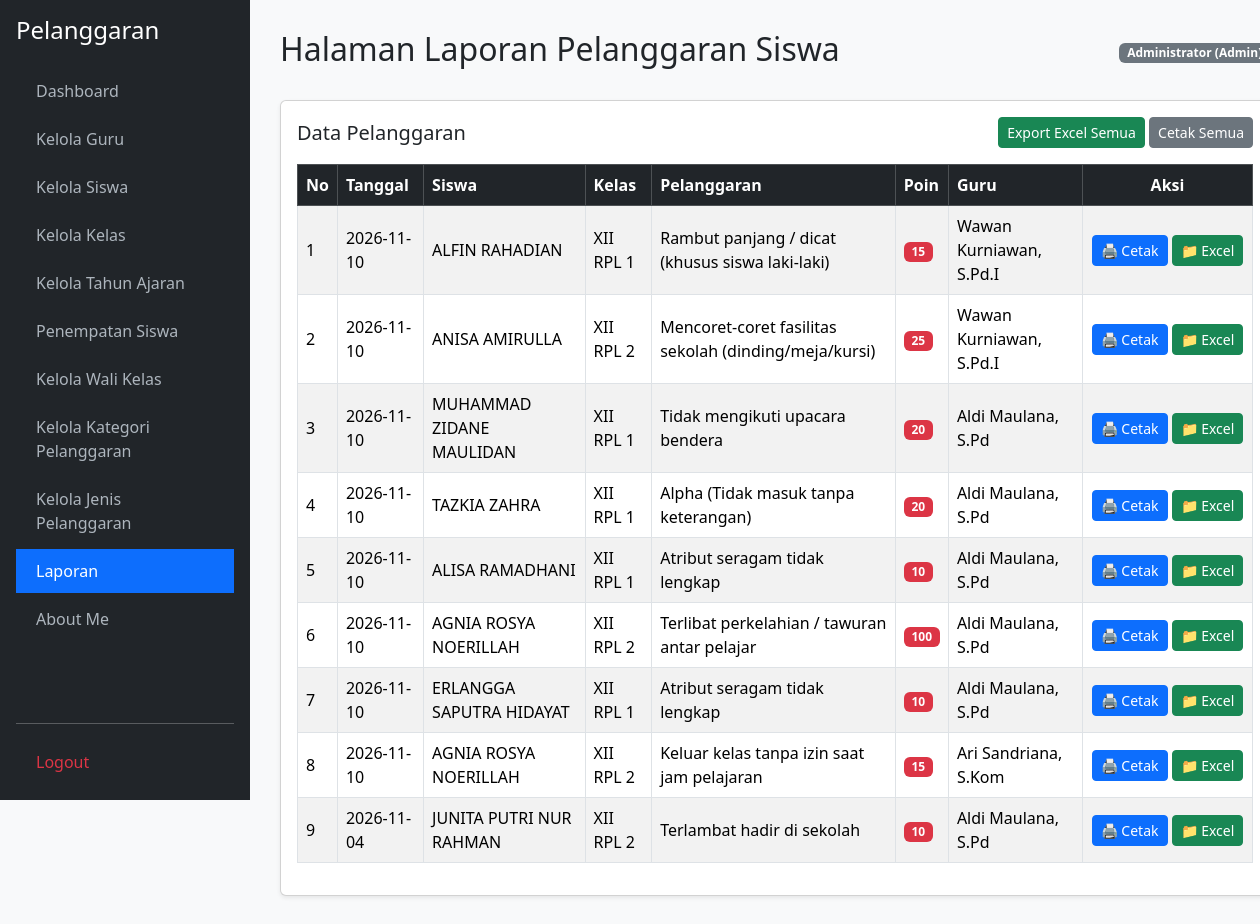
The app's page /laporan.php (signed in) with its own data.
### tables this page shows
CREATE TABLE `t_pelanggaran_siswa` (
  `id` int(11) NOT NULL,
  `tahun_ajaran_id` int(11) NOT NULL,
  `siswa_id` int(11) NOT NULL,
  `nama_siswa` varchar(150) DEFAULT NULL,
  `kelas_id` int(11) NOT NULL,
  `nama_kelas` varchar(100) DEFAULT NULL,
  `pelanggaran_id` int(11) NOT NULL,
  `nama_pelanggaran` varchar(150) DEFAULT NULL,
  `pelanggaran_kategori_id` int(11) NOT NULL,
  `guru_id` int(11) NOT NULL,
  `nama_guru` varchar(150) DEFAULT NULL,
  `tanggal` date NOT NULL,
  `keterangan` text DEFAULT NULL,
  `poin` int(11) DEFAULT NULL,
  `tindakan` text DEFAULT NULL,
  `status` varchar(30) DEFAULT NULL,
  `created_at` timestamp NULL DEFAULT NULL,
  `updated_at` timestamp NULL DEFAULT NULL
);

### laporan.php (the view, shortened to what this page needs)
<?php
require_once 'koneksi.php';
$role = isset($_SESSION['role']) ? $_SESSION['role'] : '';
$nama_user = isset($_SESSION['nama_user']) ? $_SESSION['nama_user'] : (isset($_SESSION['name']) ? $_SESSION['name'] : '');
$where_clause = "";
$query_laporan = mysqli_query($koneksi, "SELECT * FROM t_pelanggaran_siswa $where_clause ORDER BY tanggal DESC");
?>
<!DOCTYPE html>
<html lang="id">
<head>
    <link href="https://cdn.jsdelivr.net/npm/bootstrap@5.3.2/dist/css/bootstrap.min.css" rel="stylesheet">
</head>
<body>
<div class="container-fluid"><div class="row">
    <div class="sidebar d-flex flex-column p-3">
        <h4 class="text-white mb-4">Pelanggaran</h4>
        <ul class="nav nav-pills flex-column mb-auto">
            <li class="nav-item mb-1"><a href="dashboard.php">Dashboard</a></li>
            <?php if ($role === 'admin'): ?>
                <li class="nav-item mb-1"><a href="kelola_guru.php">Kelola Guru</a></li>
                <li class="nav-item mb-1"><a href="kelola_siswa.php">Kelola Siswa</a></li>
                <li class="nav-item mb-1"><a href="kelola_kelas.php">Kelola Kelas</a></li>
                <li class="nav-item mb-1"><a href="kelola_tahun_ajaran.php">Kelola Tahun Ajaran</a></li>
                <li class="nav-item mb-1"><a href="penempatan_siswa.php">Penempatan Siswa</a></li>
                <li class="nav-item mb-1"><a href="kelola_wali_kelas.php">Kelola Wali Kelas</a></li>
                <li class="nav-item mb-1"><a href="kelola_kategori_pelanggaran.php">Kelola Kategori Pelanggaran</a></li>
                <li class="nav-item mb-1"><a href="kelola_jenis_pelanggaran.php">Kelola Jenis Pelanggaran</a></li>
                <li class="nav-item mb-1"><a href="laporan.php" class="active">Laporan</a></li>
            <?php endif; ?>
            <li class="nav-item mb-1"><a href="about_me.php">About Me</a></li>
        </ul>
        <hr><a href="logout.php" class="text-danger">Logout</a>
    </div>
    <div class="col-md-9 col-lg-10 main-content">
        <div class="d-flex justify-content-between align-items-center mb-4">
            <h2>Halaman Laporan Pelanggaran Siswa</h2>
            <span class="badge bg-secondary"><?= htmlspecialchars($nama_user); ?> (<?= ucfirst($role); ?>)</span>
        </div>
        <div class="card shadow-sm"><div class="card-body">
            <div class="d-flex justify-content-between align-items-center mb-3">
                <h5 class="card-title m-0">Data Pelanggaran</h5>
                <div>
                    <a href="laporan.php?action=excel" class="btn btn-success btn-sm"> Export Excel Semua</a>
                    <a href="laporan.php?action=cetak_semua" target="_blank" class="btn btn-secondary btn-sm"> Cetak Semua</a>
                </div>
            </div>
            <div class="table-responsive">
                <table class="table table-bordered table-striped align-middle">
                    <thead class="table-dark">
                        <tr><th>No</th><th>Tanggal</th><th>Siswa</th><th>Kelas</th><th>Pelanggaran</th><th>Poin</th><th>Guru</th><th class="text-center" style="width: 170px;">Aksi</th></tr>
                    </thead>
                    <tbody>
                        <?php if ($query_laporan && mysqli_num_rows($query_laporan) > 0): ?>
                            <?php $no = 1; while ($row = mysqli_fetch_assoc($query_laporan)): ?>
                                <tr>
                                    <td><?= $no; ?></td>
                                    <td><?= $row['tanggal']; ?></td>
                                    <td><?= htmlspecialchars($row['nama_siswa']); ?></td>
                                    <td><?= htmlspecialchars($row['nama_kelas']); ?></td>
                                    <td><?= htmlspecialchars($row['nama_pelanggaran']); ?></td>
                                    <td><span class="badge bg-danger"><?= $row['poin']; ?></span></td>
                                    <td><?= htmlspecialchars($row['nama_guru']); ?></td>
                                    <td class="text-center">
                                        <div class="d-flex justify-content-center gap-1">
                                            <a href="laporan.php?action=cetak_satuan&id=<?= $row['id']; ?>" target="_blank" class="btn btn-primary btn-sm" title="Cetak">🖨️ Cetak</a>
                                            <a href="laporan.php?action=excel_satuan&id=<?= $row['id']; ?>" class="btn btn-success btn-sm" title="Excel">📁 Excel</a>
                                        </div>
                                    </td>
                                </tr>
                            <?php $no++; endwhile; ?>
                        <?php else: ?>
                            <tr><td colspan="8" class="text-center text-muted">Belum ada data.</td></tr>
                        <?php endif; ?>
                    </tbody>
                </table>
            </div>
        </div></div>
    </div>
</div></div>
</body>
</html>

### laporan.php (style rules this page uses)
body { background: #f8f9fa; }
.sidebar { min-height: 100vh; background: #212529; color: #fff; position: fixed; width: 250px; top: 0; left: 0; }
.sidebar a { color: #adb5bd; text-decoration: none; display: block; padding: 10px 20px; }
.sidebar a:hover, .sidebar a.active { color: #fff; background: #0d6efd; }
.main-content { margin-left: 250px; padding: 30px; }

### records on screen
t_pelanggaran_siswa: tanggal "2026-11-10", nama_siswa "ALFIN RAHADIAN", nama_kelas "XII RPL 1", nama_pelanggaran "Rambut panjang / dicat (khusus siswa laki-laki)", poin "15", nama_guru "Wawan Kurniawan, S.Pd.I"
t_pelanggaran_siswa: tanggal "2026-11-10", nama_siswa "ANISA AMIRULLA", nama_kelas "XII RPL 2", nama_pelanggaran "Mencoret-coret fasilitas sekolah (dinding/meja/kursi)", poin "25", nama_guru "Wawan Kurniawan, S.Pd.I"
t_pelanggaran_siswa: tanggal "2026-11-10", nama_siswa "MUHAMMAD ZIDANE MAULIDAN", nama_kelas "XII RPL 1", nama_pelanggaran "Tidak mengikuti upacara bendera", poin "20", nama_guru "Aldi Maulana, S.Pd"
t_pelanggaran_siswa: tanggal "2026-11-10", nama_siswa "TAZKIA ZAHRA", nama_kelas "XII RPL 1", nama_pelanggaran "Alpha (Tidak masuk tanpa keterangan)", poin "20", nama_guru "Aldi Maulana, S.Pd"
t_pelanggaran_siswa: tanggal "2026-11-10", nama_siswa "ALISA RAMADHANI", nama_kelas "XII RPL 1", nama_pelanggaran "Atribut seragam tidak lengkap", poin "10", nama_guru "Aldi Maulana, S.Pd"
t_pelanggaran_siswa: tanggal "2026-11-10", nama_siswa "AGNIA ROSYA NOERILLAH", nama_kelas "XII RPL 2", nama_pelanggaran "Terlibat perkelahian / tawuran antar pelajar", poin "100", nama_guru "Aldi Maulana, S.Pd"
t_pelanggaran_siswa: tanggal "2026-11-10", nama_siswa "ERLANGGA SAPUTRA HIDAYAT", nama_kelas "XII RPL 1", nama_pelanggaran "Atribut seragam tidak lengkap", poin "10", nama_guru "Aldi Maulana, S.Pd"
t_pelanggaran_siswa: tanggal "2026-11-10", nama_siswa "AGNIA ROSYA NOERILLAH", nama_kelas "XII RPL 2", nama_pelanggaran "Keluar kelas tanpa izin saat jam pelajaran", poin "15", nama_guru "Ari Sandriana, S.Kom"
t_pelanggaran_siswa: tanggal "2026-11-04", nama_siswa "JUNITA PUTRI NUR RAHMAN", nama_kelas "XII RPL 2", nama_pelanggaran "Terlambat hadir di sekolah", poin "10", nama_guru "Aldi Maulana, S.Pd"

### other values on screen
$nama_user "Administrator"
$role "Admin"
